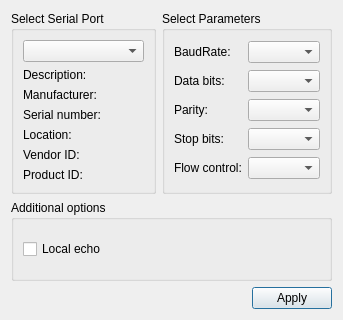
<?xml version="1.0" encoding="UTF-8"?>
<ui version="4.0">
 <class>SettingsDialog</class>
 <widget class="QDialog" name="SettingsDialog">
  <property name="geometry">
   <rect>
    <x>0</x>
    <y>0</y>
    <width>343</width>
    <height>320</height>
   </rect>
  </property>
  <property name="windowTitle">
   <string>Settings</string>
  </property>
  <layout class="QGridLayout" name="gridLayout_3">
   <item row="0" column="1">
    <widget class="QGroupBox" name="parametersBox">
     <property name="title">
      <string>Select Parameters</string>
     </property>
     <layout class="QGridLayout" name="gridLayout_2">
      <item row="0" column="0">
       <widget class="QLabel" name="baudRateLabel">
        <property name="text">
         <string>BaudRate:</string>
        </property>
       </widget>
      </item>
      <item row="0" column="1">
       <widget class="QComboBox" name="baudRateBox"/>
      </item>
      <item row="1" column="0">
       <widget class="QLabel" name="dataBitsLabel">
        <property name="text">
         <string>Data bits:</string>
        </property>
       </widget>
      </item>
      <item row="1" column="1">
       <widget class="QComboBox" name="dataBitsBox"/>
      </item>
      <item row="2" column="0">
       <widget class="QLabel" name="parityLabel">
        <property name="text">
         <string>Parity:</string>
        </property>
       </widget>
      </item>
      <item row="2" column="1">
       <widget class="QComboBox" name="parityBox"/>
      </item>
      <item row="3" column="0">
       <widget class="QLabel" name="stopBitsLabel">
        <property name="text">
         <string>Stop bits:</string>
        </property>
       </widget>
      </item>
      <item row="3" column="1">
       <widget class="QComboBox" name="stopBitsBox"/>
      </item>
      <item row="4" column="0">
       <widget class="QLabel" name="flowControlLabel">
        <property name="text">
         <string>Flow control:</string>
        </property>
       </widget>
      </item>
      <item row="4" column="1">
       <widget class="QComboBox" name="flowControlBox"/>
      </item>
     </layout>
    </widget>
   </item>
   <item row="0" column="0">
    <widget class="QGroupBox" name="selectBox">
     <property name="title">
      <string>Select Serial Port</string>
     </property>
     <layout class="QGridLayout" name="gridLayout">
      <item row="0" column="0">
       <widget class="QComboBox" name="serialPortInfoListBox"/>
      </item>
      <item row="1" column="0">
       <widget class="QLabel" name="descriptionLabel">
        <property name="text">
         <string>Description:</string>
        </property>
       </widget>
      </item>
      <item row="2" column="0">
       <widget class="QLabel" name="manufacturerLabel">
        <property name="text">
         <string>Manufacturer:</string>
        </property>
       </widget>
      </item>
      <item row="3" column="0">
       <widget class="QLabel" name="serialNumberLabel">
        <property name="text">
         <string>Serial number:</string>
        </property>
       </widget>
      </item>
      <item row="4" column="0">
       <widget class="QLabel" name="locationLabel">
        <property name="text">
         <string>Location:</string>
        </property>
       </widget>
      </item>
      <item row="5" column="0">
       <widget class="QLabel" name="vidLabel">
        <property name="text">
         <string>Vendor ID:</string>
        </property>
       </widget>
      </item>
      <item row="6" column="0">
       <widget class="QLabel" name="pidLabel">
        <property name="text">
         <string>Product ID:</string>
        </property>
       </widget>
      </item>
     </layout>
    </widget>
   </item>
   <item row="2" column="0" colspan="2">
    <layout class="QHBoxLayout" name="horizontalLayout">
     <item>
      <spacer name="horizontalSpacer">
       <property name="orientation">
        <enum>Qt::Horizontal</enum>
       </property>
       <property name="sizeHint" stdset="0">
        <size>
         <width>96</width>
         <height>20</height>
        </size>
       </property>
      </spacer>
     </item>
     <item>
      <widget class="QPushButton" name="applyButton">
       <property name="text">
        <string>Apply</string>
       </property>
      </widget>
     </item>
    </layout>
   </item>
   <item row="1" column="0" colspan="2">
    <widget class="QGroupBox" name="additionalOptionsGroupBox">
     <property name="title">
      <string>Additional options</string>
     </property>
     <layout class="QVBoxLayout" name="verticalLayout">
      <item>
       <widget class="QCheckBox" name="localEchoCheckBox">
        <property name="text">
         <string>Local echo</string>
        </property>
        <property name="checked">
         <bool>false</bool>
        </property>
       </widget>
      </item>
     </layout>
    </widget>
   </item>
  </layout>
 </widget>
 <resources/>
 <connections/>
</ui>
